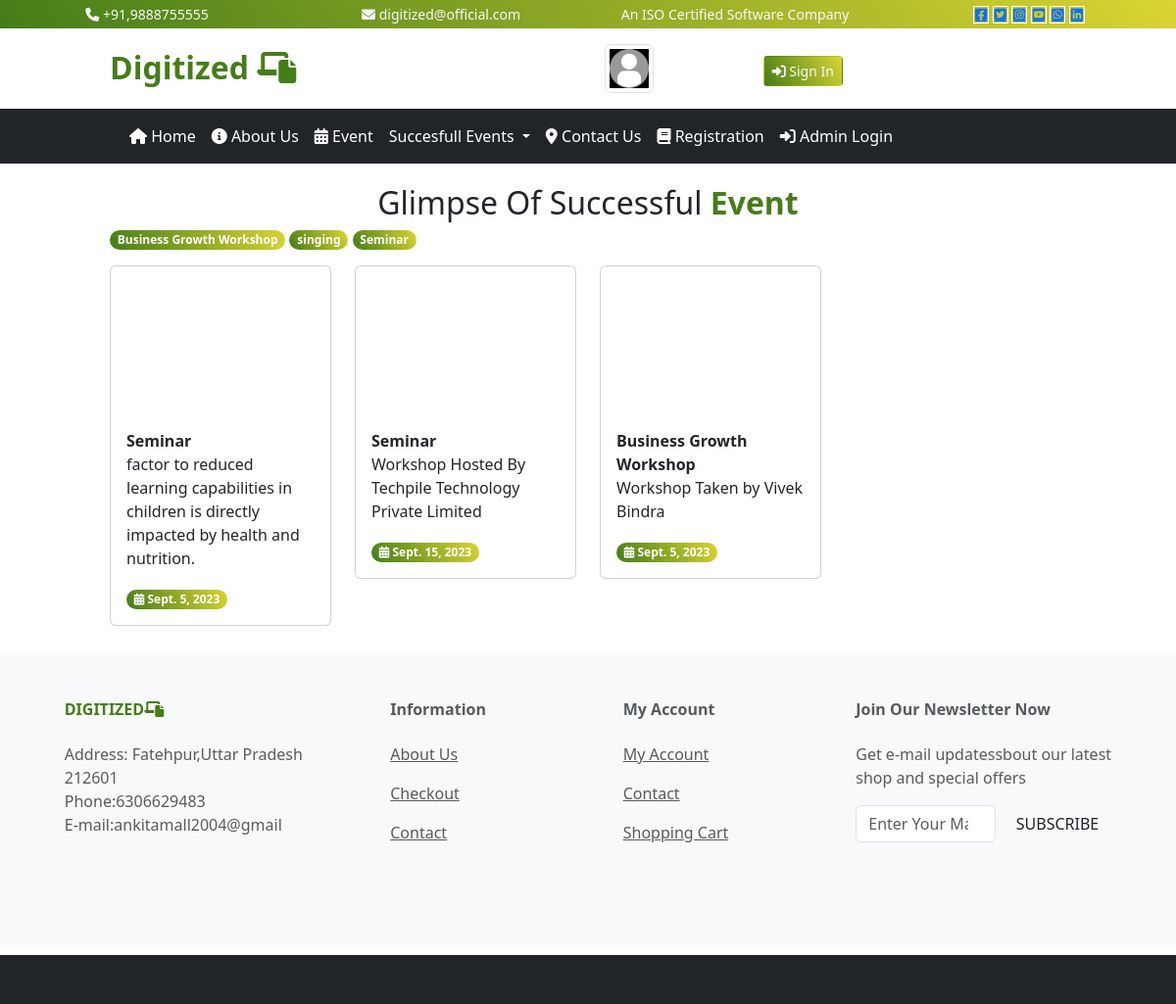
Page /user/videogallery/ on the committed database.
### user/models.py (models this page shows)
class category(models.Model):
    cname=models.CharField(max_length=200,null=True)
    cpic=models.ImageField(upload_to='static/category/',null=True)
    cdate=models.DateField()
    def __str__(self):
        return self.cname

class videogallery(models.Model):
    category=models.ForeignKey(category,on_delete=models.CASCADE)
    vlink=models.TextField(null=True)
    vdate=models.DateField()
    event_des=models.TextField(null=True)

### user/views.py (the view)
# urls.py: path('videogallery/',views.vgallery),
def vgallery(request):
    cid=request.GET.get('x')
    cdata=category.objects.all().order_by('-id')
    if cid is not None:
        vdata=videogallery.objects.filter(category=cid)
    else:
        vdata=videogallery.objects.all().order_by('-id')
    mydict={
        "cdata":cdata,
        "vdata":vdata,
    }
    return render(request,'user/vgallery.html',mydict)

### templates/user/vgallery.html
{% extends 'base.html'%}
{% load  static %}
{% block content %}
<div class="text-center fs-2">
    Glimpse Of Successful<b class="txt-mycolor"> Event</b>
</div>
<div class="row">
    <div class="col-sm-10 mx-auto">
        <div class="row">
            <div class="col-sm-12">
                {% for a in cdata %}
                <a href="/user/videogallery?x={{a.id}}" class="badge bg-mycolor rounded-pill" style="text-decoration:none;">{{a.cname}}</a>
                {% endfor %}
                 </div>
        </div>
        <div class="row mt-3">
                {% for a in vdata %}
            <div class="col-sm-3">
            <div class="card">
                <iframe class="img-card-top" src="{{a.vlink}}" title="YouTube video player" frameborder="0" allow="accelerometer; autoplay; clipboard-write; encrypted-media; gyroscope; picture-in-picture; web-share" allowfullscreen></iframe>
                <div class="card-body">
                    <b>{{a.category}}</b>
                    <p>{{a.event_des}}</p>
                     <span class="badge bg-mycolor rounded-pill">
              <i class="fa-solid fa-calendar-days"></i>
           {{a.vdate}}
              </span>
                </div>
            </div>
            </div>
            {% endfor %}
        </div>
    </div>
</div>
{% endblock %}

### templates/base.html (shortened to what this page needs)
<!DOCTYPE html>
{% load static %}
<html lang="en">
<head>
    <link href="{% static 'css/bootstrap.css' %}" rel="stylesheet"/>
    <link href="{% static 'css/all.css' %}" rel="stylesheet"/>
</head>
<body>
<div class="container-fluid">
    <div class="row t1 text-center bg-mycolor text-light py-1">
        <div class="col-lg-3 col-md-6 col-sm-12">
            <i class="fa-solid fa-phone"></i> +91,9888755555
        </div>
        <div class="col-lg-3 col-md-6 col-sm-12">
            <i class="fa-solid fa-envelope"></i>
            digitized@official.com
        </div>
        <div class="col-lg-3 col-md-6 col-sm-12">
            An ISO Certified Software Company
        </div>
        <div class="col-lg-3 col-md-6 col-sm-12">
<a class="fa-brands fa-square-facebook" href="www.facebook.com"></a>
<a class="fa-brands fa-square-twitter" href="www.x.com"></a>
<a class="fa-brands fa-square-instagram" href="www.instagram.com"></a>
<a class="fa-brands fa-square-youtube" href="www.youtube.com"></a>
<a class="fa-brands fa-square-whatsapp" href="www.whatsapp.com"></a>
            <a class="fa-brands fa-linkedin" href="www.linkedin.com"></a>
        </div>
    </div>
    <div class="row t2">
        <div class="col-sm-10 mx-auto">
<div class="row py-3">
    <div class="col-sm-4 fs-2">
        <b class="txt-mycolor">Digitized
        <i class="fa-solid fa-laptop-file"></i></b>
    </div>
    <div class="col-sm-1">
    </div>
    <div class="col-sm-3 text-center fs-5">
        {% if request.session.user %}
          <a href="#" class="nav-link disabled"> {{ request.session.username }}
              <img src="/{{request.session.userpic}}" style="height:50px;width:50px;"class="img-thumbnail">
                   </a>
        {% else %}
         <a href="#" class="nav-link disabled">
              <img src="{% static 'images/defaultuser.jpeg' %}" style="max-height:50px;"class="img-thumbnail">
                   </a>
       {% endif %}
    </div>
    <div class="col-sm-4 fs-2">
        {% if request.session.user %}
        <a href="/user/myticket/" class="btn btn-sm bg-mycolor text-light">
            <i class="fa-solid fa-ticket"></i> Mytickets </a>
         <a href="/user/myprofile/" class="btn btn-sm bg-mycolor text-light">
            <i class="fa-solid fa-user"></i> My Profile </a>
       <a href="/user/logout" class="btn btn-sm bg-mycolor text-light">
<i class="fa-solid fa-power-off"></i>
           Sign Out
           </a>
{% else %}
        <a href="/user/signin/" class="btn btn-sm bg-mycolor text-light">
<i class="fa-solid fa-right-to-bracket"></i>
            Sign In
            </a>
{% endif %}
    </div>
</div>
    </div>
        </div>
    <div class="row t3 bg-dark">
        <div class="col-sm-10 mx-auto">
            <nav class="navbar navbar-expand-lg bg-body-tertiary" id="menu">
  <div class="container-fluid">
    <div class="collapse navbar-collapse" id="navbarSupportedContent">
      <ul class="navbar-nav me-auto mb-2 mb-lg-0">
        <li class="nav-item">
          <a class="nav-link active" aria-current="page" href="/user/index/"><i class="fa-solid fa-house"></i>
              Home</a>
        </li>
        <li class="nav-item">
          <a class="nav-link" href="/user/about/"><i class="fa-solid fa-circle-info"></i>
              About Us</a>
        </li>
          <li class="nav-item">
          <a class="nav-link" href="/user/event/"><i class="fa-solid fa-calendar-days"></i>
              Event</a>
        </li>
          <li class="nav-item dropdown">
          <a class="nav-link dropdown-toggle" href="/user/gallery/" role="button" data-bs-toggle="dropdown" aria-expanded="false">
            Succesfull Events
          </a>
          <li class="nav-item">
          <a class="nav-link" href="/user/contact/"><i class="fa-solid fa-location-dot"></i>
              Contact Us</a>
        </li>
          </li>
          <li class="nav-item">
          <a class="nav-link" href="/user/signup/"><i class="fa-solid fa-book"></i>
              Registration</a>
        </li>
            <li class="nav-item">
          <a class="nav-link" href="/admin/">
              <i class="fa-solid fa-right-to-bracket"></i>
               Admin Login</a>
        </li>
      </ul>
    </div>
  </div>
</nav>
        </div>
    </div>
    <div class="row">
        <div class="col-sm-12 py-3" style="min-height:500px;">
{% block content %}
    {% endblock %}
        </div>
        </div>
    <div class="row ufooter bg-dark">
<footer class="text-center text-lg-start bg-light text-muted">
  <section class="">
    <div class="container text-center text-md-start mt-5">
      <div class="row mt-3">
        <div class="col-md-3 col-lg-4 col-xl-3 mx-auto mb-4">
          <h6 class="text-uppercase fw-bold mb-4">
            <b class="txt-mycolor">Digitized<i class="fa-solid fa-laptop-file"></i></b>
          </h6>
          <div>Address: Fatehpur,Uttar Pradesh 212601</div>
		  <div>Phone:6306629483</div>
		  <div>E-mail:ankitamall2004@gmail</div>
        </div>
        <div class="col-md-2 col-lg-2 col-xl-2 mx-auto mb-4">
          <h6 class="fw-bold mb-4">
            Information
          </h6>
          <p>
            <a href="#!" class="text-reset">About Us</a>
          </p>
          <p>
            <a href="#!" class="text-reset">Checkout</a>
          </p>
          <p>
            <a href="#!" class="text-reset">Contact</a>
          </p>
        </div>
        <div class="col-md-3 col-lg-2 col-xl-2 mx-auto mb-4">
          <h6 class="fw-bold mb-4">
            My Account
          </h6>
          <p>
            <a href="#!" class="text-reset">My Account</a>
          </p>
          <p>
            <a href="#!" class="text-reset">Contact</a>
          </p>
          <p>
            <a href="#!" class="text-reset">Shopping Cart</a>
          </p>
        </div>
        <div class="col-md-4 col-lg-3 col-xl-3 mx-auto mb-md-0 mb-4">
          <h6 class="fw-bold mb-4">Join Our Newsletter Now</h6>
          <p>
            Get e-mail updatessbout our latest shop and special offers
          </p>
		  <form class="d-flex" role="search">
      <input class="form-control me-2" type="search" placeholder="Enter Your Mail" aria-label="Search">
      <button type="button" class="btn text-mycolor">SUBSCRIBE</button>
    </form>
        </div>
      </div>
    </div>
  </section>
</footer>
    </div>
    <div class="row bfooter bg-dark mt-2"></div>
</div>
</body>
</html>

### templates/base.html (style rules this page uses)
:root { --bgcolor:linear-gradient(60deg,#457d19,#d9d433); --txtcolor:#457d19; }
.t1 { font-size:14px; }
.bg-mycolor { background:var(--bgcolor) !important; }
.txt-mycolor { color:var(--txtcolor); }
.fa-brands { border:1px solid white; padding:.3%; transition:all 1s; }
#menu { background:transparent !important; }
#menu ul li a { color:white; }
.ufooter { min-height:300px; }
.bfooter { min-height:50px; }

### rows in the picture
category: cname "Business Growth Workshop"
category: cname "singing"
category: cname "Seminar"
videogallery: category "Seminar", event_des "factor to reduced learning capabilities in children is directly impacted by health and nutrition.", vdate "Sept. 5, 2023"
videogallery: category "Seminar", event_des "Workshop Hosted By Techpile Technology Private Limited", vdate "Sept. 15, 2023"
videogallery: category "Business Growth Workshop", event_des "Workshop Taken by Vivek Bindra", vdate "Sept. 5, 2023"
